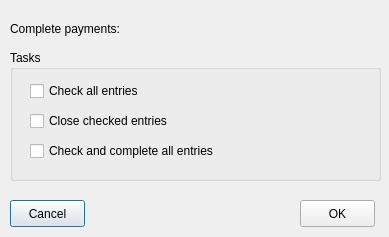
<ui version="4.0" >
 <class>accountscomplfrm</class>
 <widget class="QDialog" name="accountscomplfrm" >
  <property name="geometry" >
   <rect>
    <x>0</x>
    <y>0</y>
    <width>389</width>
    <height>237</height>
   </rect>
  </property>
  <property name="windowTitle" >
   <string>Complete payments...</string>
  </property>
  <property name="windowIcon" >
   <iconset resource="../resources/images/first4.qrc" >:/button_ok.png</iconset>
  </property>
  <widget class="QLabel" name="label" >
   <property name="geometry" >
    <rect>
     <x>10</x>
     <y>20</y>
     <width>361</width>
     <height>18</height>
    </rect>
   </property>
   <property name="text" >
    <string>Complete payments:</string>
   </property>
  </widget>
  <widget class="QGroupBox" name="groupBox" >
   <property name="geometry" >
    <rect>
     <x>10</x>
     <y>50</y>
     <width>371</width>
     <height>131</height>
    </rect>
   </property>
   <property name="title" >
    <string>Tasks</string>
   </property>
   <widget class="QCheckBox" name="chkbox_1" >
    <property name="geometry" >
     <rect>
      <x>20</x>
      <y>60</y>
      <width>331</width>
      <height>22</height>
     </rect>
    </property>
    <property name="text" >
     <string>Close checked entries</string>
    </property>
   </widget>
   <widget class="QCheckBox" name="chkbox_2" >
    <property name="geometry" >
     <rect>
      <x>20</x>
      <y>30</y>
      <width>331</width>
      <height>22</height>
     </rect>
    </property>
    <property name="text" >
     <string>Check all entries</string>
    </property>
   </widget>
   <widget class="QCheckBox" name="chkbox_3" >
    <property name="geometry" >
     <rect>
      <x>20</x>
      <y>90</y>
      <width>331</width>
      <height>22</height>
     </rect>
    </property>
    <property name="text" >
     <string>Check and complete all entries</string>
    </property>
   </widget>
  </widget>
  <widget class="QPushButton" name="btncancel" >
   <property name="geometry" >
    <rect>
     <x>10</x>
     <y>200</y>
     <width>75</width>
     <height>27</height>
    </rect>
   </property>
   <property name="text" >
    <string>Cancel</string>
   </property>
  </widget>
  <widget class="QPushButton" name="btnaccept" >
   <property name="geometry" >
    <rect>
     <x>300</x>
     <y>200</y>
     <width>75</width>
     <height>27</height>
    </rect>
   </property>
   <property name="text" >
    <string>OK</string>
   </property>
  </widget>
 </widget>
 <resources>
  <include location="../resources/images/first4.qrc" />
 </resources>
 <connections>
  <connection>
   <sender>btncancel</sender>
   <signal>clicked()</signal>
   <receiver>accountscomplfrm</receiver>
   <slot>reject()</slot>
   <hints>
    <hint type="sourcelabel" >
     <x>369</x>
     <y>253</y>
    </hint>
    <hint type="destinationlabel" >
     <x>179</x>
     <y>282</y>
    </hint>
   </hints>
  </connection>
  <connection>
   <sender>btnaccept</sender>
   <signal>clicked()</signal>
   <receiver>accountscomplfrm</receiver>
   <slot>accept()</slot>
   <hints>
    <hint type="sourcelabel" >
     <x>278</x>
     <y>253</y>
    </hint>
    <hint type="destinationlabel" >
     <x>96</x>
     <y>254</y>
    </hint>
   </hints>
  </connection>
 </connections>
</ui>
